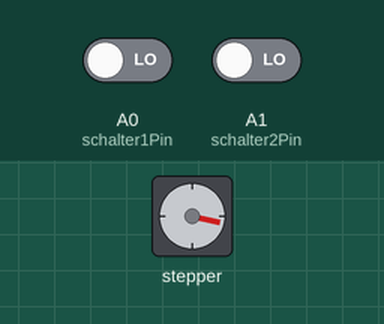
This sketch was run on a simulated Arduino Uno, built with avr-gcc and run on an emulated ATmega328P. Parts: stepper motor. Wiring (inferred from the names in the program): stepper motor (2048 steps per turn assumed): coils pin 8, pin 9, pin 10, pin 11. The inputs (shaded band) are chosen by the test bench; at power-on: A0 (schalter1Pin) LOW, A1 (schalter2Pin) LOW.

Above: at 1.24 s.
1.3 s: A0 (schalter1Pin) driven HIGH
At 3.74 s:
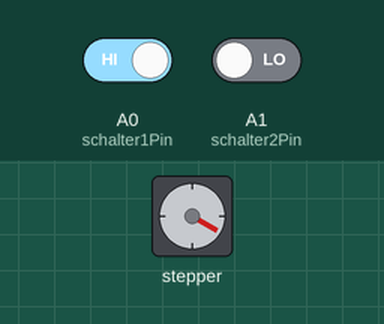
4.3 s: A0 (schalter1Pin) driven LOW
At 4.96 s:
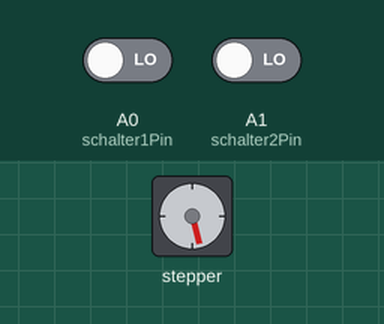
7.3 s: A1 (schalter2Pin) driven HIGH
At 7.92 s:
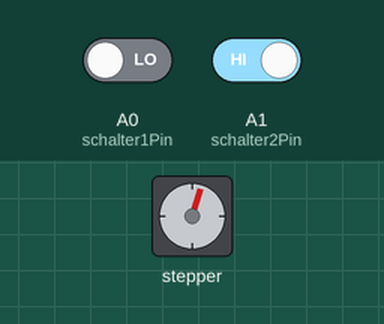
10.3 s: A1 (schalter2Pin) driven LOW
Timing chart, 0 to 17.3 s (numbered marks = the images above; inputs shaded):
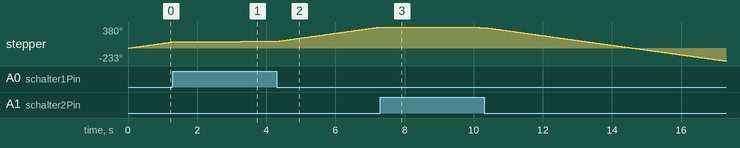

The sketch:

drehmotor_wechsel.ino
```cpp
#define STEPPER_PIN_1 8
#define STEPPER_PIN_2 9
#define STEPPER_PIN_3 10
#define STEPPER_PIN_4 11

int schalter1Pin = A0;
int schalter2Pin = A1;

int step_number = 0;

bool motor = true;

void setup() {
pinMode(STEPPER_PIN_1, OUTPUT);
pinMode(STEPPER_PIN_2, OUTPUT);
pinMode(STEPPER_PIN_3, OUTPUT);
pinMode(STEPPER_PIN_4, OUTPUT);

pinMode(schalter1Pin, INPUT);
  pinMode(schalter2Pin, INPUT);
}

void loop() {

  if (digitalRead(schalter1Pin) == HIGH) {
    delay(50); // Entprellen
    if (digitalRead(schalter1Pin) == HIGH) {
      motor = true;
    }
  }

  if (digitalRead(schalter2Pin) == HIGH) {
    delay(50); // Entprellen
    if (digitalRead(schalter2Pin) == HIGH) {
      motor = false;
    }
  }

  OneStep(motor);
  delay(2);

}

void OneStep(bool dir){
    if(dir){
switch(step_number){
  case 0:
  digitalWrite(STEPPER_PIN_1, HIGH);
  digitalWrite(STEPPER_PIN_2, LOW);
  digitalWrite(STEPPER_PIN_3, LOW);
  digitalWrite(STEPPER_PIN_4, LOW);
  break;
  case 1:
  digitalWrite(STEPPER_PIN_1, LOW);
  digitalWrite(STEPPER_PIN_2, HIGH);
  digitalWrite(STEPPER_PIN_3, LOW);
  digitalWrite(STEPPER_PIN_4, LOW);
  break;
  case 2:
  digitalWrite(STEPPER_PIN_1, LOW);
  digitalWrite(STEPPER_PIN_2, LOW);
  digitalWrite(STEPPER_PIN_3, HIGH);
  digitalWrite(STEPPER_PIN_4, LOW);
  break;
  case 3:
  digitalWrite(STEPPER_PIN_1, LOW);
  digitalWrite(STEPPER_PIN_2, LOW);
  digitalWrite(STEPPER_PIN_3, LOW);
  digitalWrite(STEPPER_PIN_4, HIGH);
  break;
}
  }else{
    switch(step_number){
  case 0:
  digitalWrite(STEPPER_PIN_1, LOW);
  digitalWrite(STEPPER_PIN_2, LOW);
  digitalWrite(STEPPER_PIN_3, LOW);
  digitalWrite(STEPPER_PIN_4, HIGH);
  break;
  case 1:
  digitalWrite(STEPPER_PIN_1, LOW);
  digitalWrite(STEPPER_PIN_2, LOW);
  digitalWrite(STEPPER_PIN_3, HIGH);
  digitalWrite(STEPPER_PIN_4, LOW);
  break;
  case 2:
  digitalWrite(STEPPER_PIN_1, LOW);
  digitalWrite(STEPPER_PIN_2, HIGH);
  digitalWrite(STEPPER_PIN_3, LOW);
  digitalWrite(STEPPER_PIN_4, LOW);
  break;
  case 3:
  digitalWrite(STEPPER_PIN_1, HIGH);
  digitalWrite(STEPPER_PIN_2, LOW);
  digitalWrite(STEPPER_PIN_3, LOW);
  digitalWrite(STEPPER_PIN_4, LOW);


}
  }
step_number++;
  if(step_number > 3){
    step_number = 0;
  }
}
```
